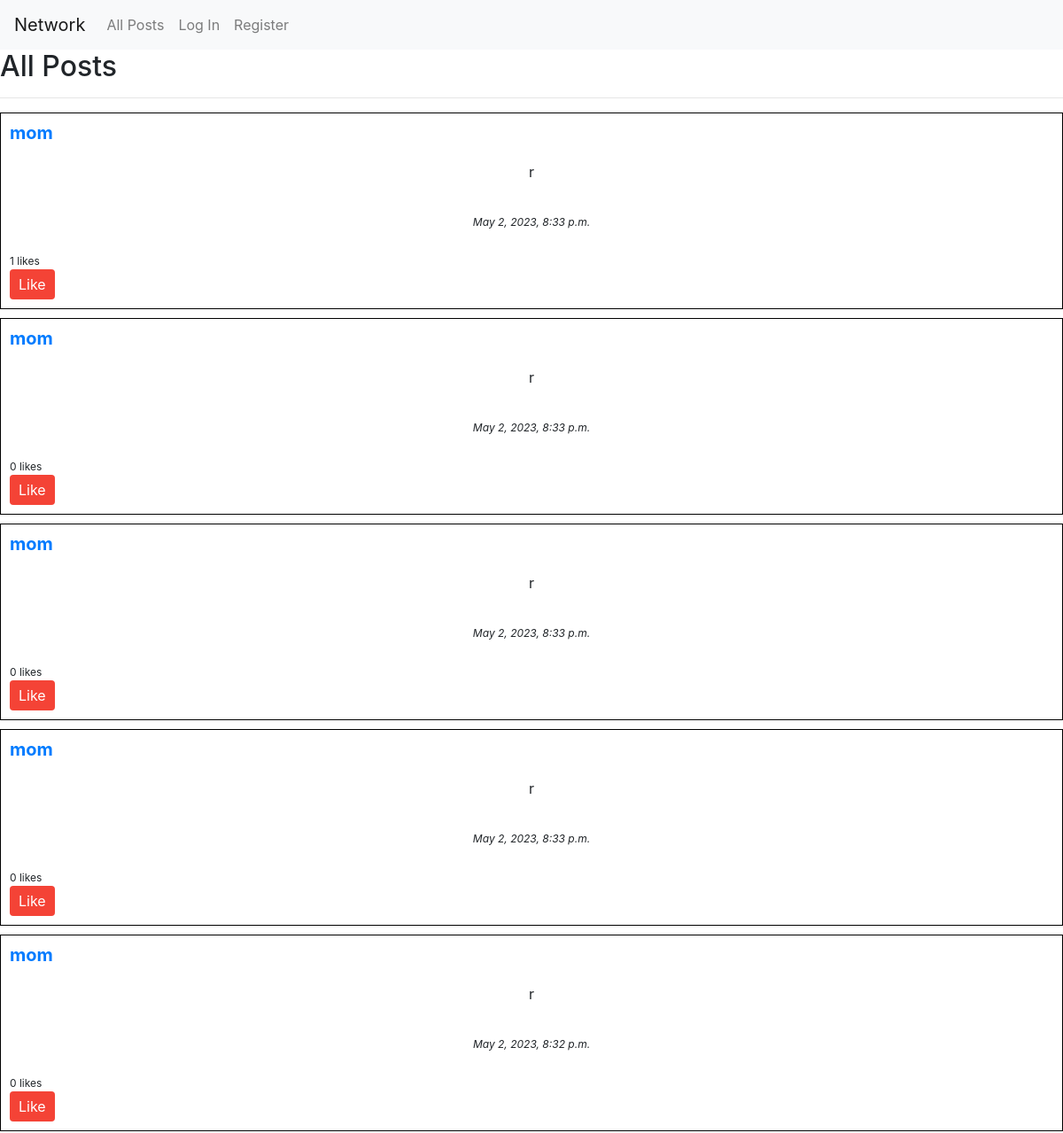
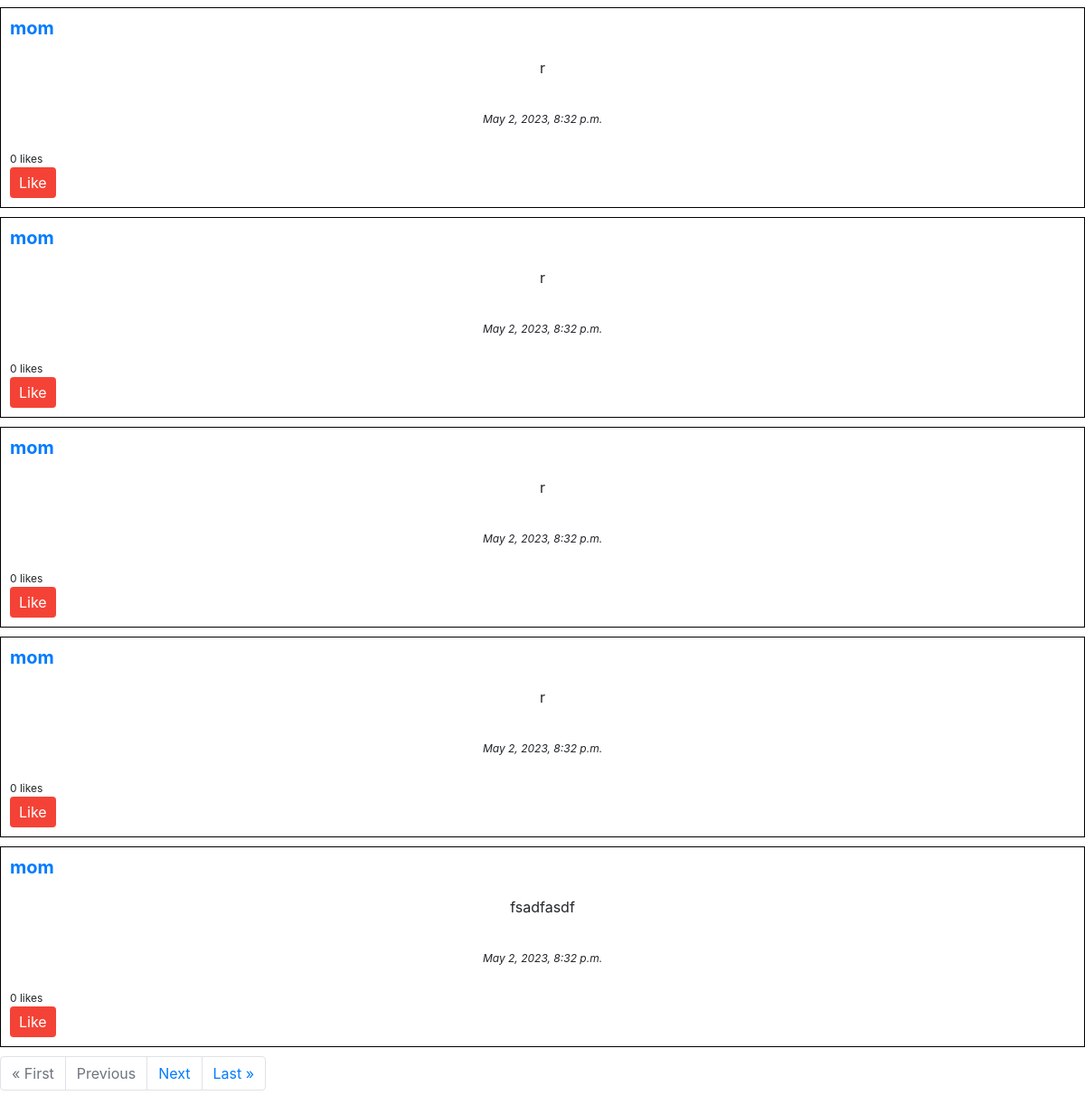
Before: / with the older database file (2 pictures, top to bottom).
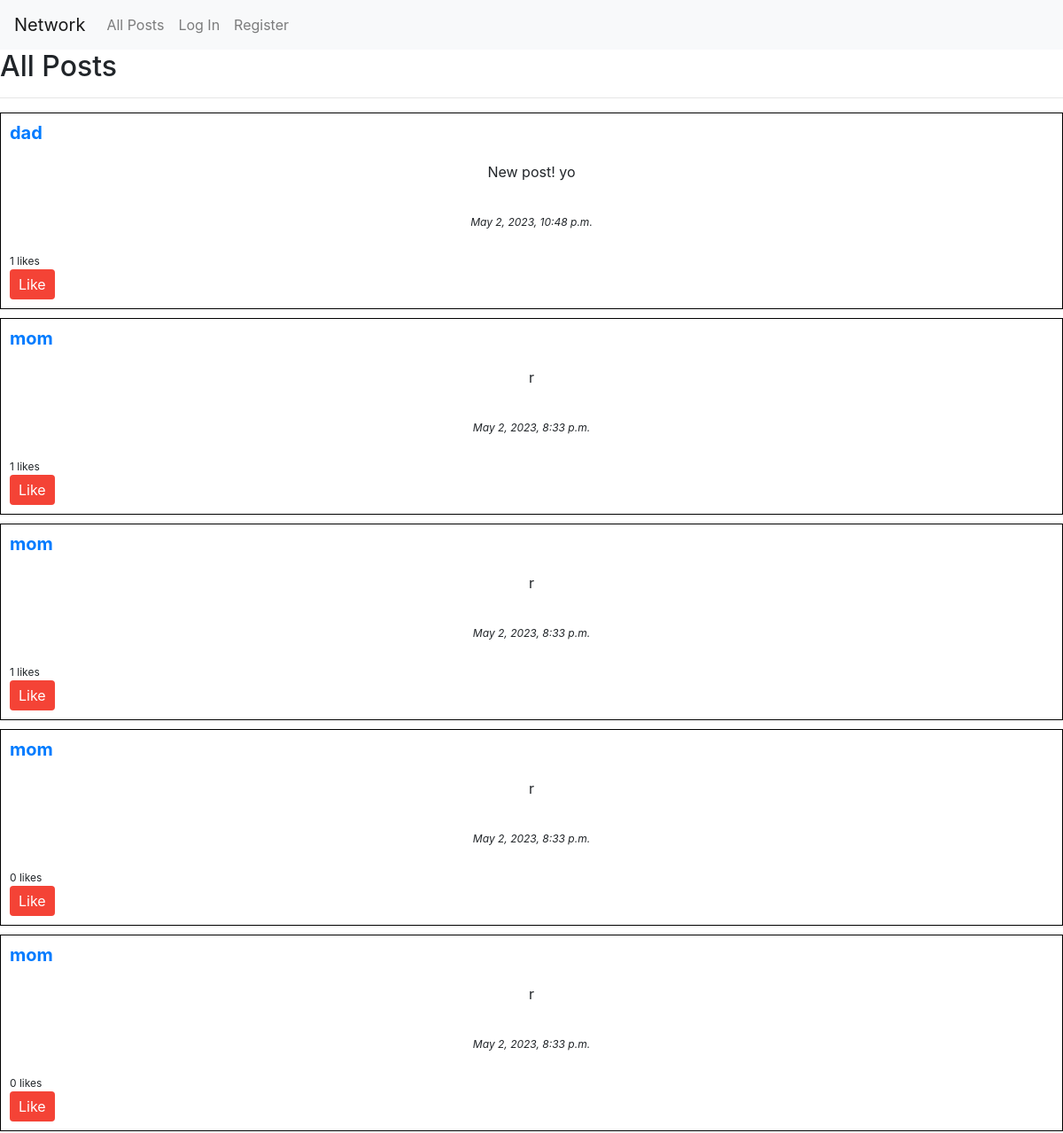
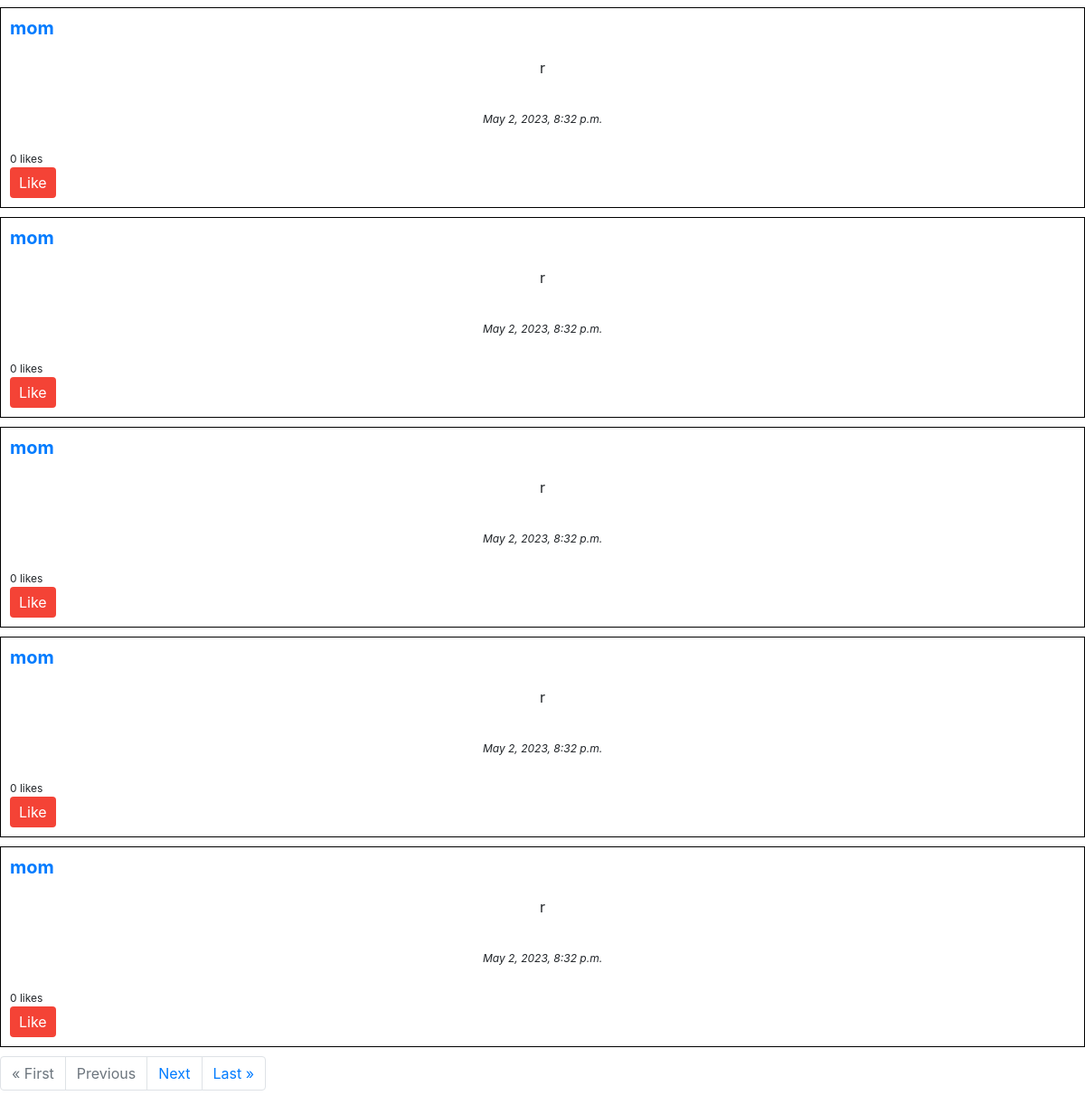
After: the same page with the newer database file (2 pictures, top to bottom).
### network/models.py (models this page shows, shortened)
class Post(models.Model):
    user = models.ForeignKey(User, on_delete=models.CASCADE)
    content = models.TextField()
    timestamp = models.DateTimeField(auto_now_add=True)
    likes = models.ManyToManyField(
        User, related_name='liked_posts', blank=True)

class User(AbstractUser):
    def save(self, *args, **kwargs):
        if not self.pk:
            super(User, self).save(*args, **kwargs)
            profile = Profile(user=self)  # Create a new Profile object
            profile.save()  # Save the Profile object
        else:
            super(User, self).save(*args, **kwargs)  # Save the user object

### network/views.py (the view)
# urls.py: path("", views.index, name="index"),
def index(request):
    if request.method == 'POST':
        form = NewPostForm(request.POST)
        if form.is_valid():
            post = form.save(commit=False)
            post.user = request.user
            post.save()
            return HttpResponseRedirect(reverse('index'))
    else:
        form = NewPostForm()
    posts = Post.objects.all().order_by('-timestamp')
    paginator = Paginator(posts, 10)
    page = request.GET.get('page')
    posts = paginator.get_page(page)
    return render(request, 'network/index.html', {'form': form, 'posts': posts})

### network/templates/network/index.html (shortened to what this page needs)
{% extends "network/layout.html" %} {% block body %}
<h2>All Posts</h2>
<hr />
 {% for post in posts %} {% include 'network/post.html' %} {% endfor %}
<nav aria-label="Page navigation">
  <ul class="pagination">
    {% if posts.has_previous %}
    <li class="page-item">
      <a class="page-link" href="?page=1">&laquo; First</a>
    </li>
    <li class="page-item">
      <a class="page-link" href="?page={{ posts.previous_page_number }}">Previous</a>
    </li>
    {% else %}
    <li class="page-item disabled">
      <a class="page-link" href="#">&laquo; First</a>
    </li>
    <li class="page-item disabled">
      <a class="page-link" href="#">Previous</a>
    </li>
    {% endif %} {% if posts.has_next %}
    <li class="page-item">
      <a class="page-link" href="?page={{ posts.next_page_number }}">Next</a>
    </li>
    <li class="page-item">
      <a class="page-link" href="?page={{ posts.paginator.num_pages }}">Last &raquo;</a>
    </li>
    {% endif %}
  </ul>
</nav>
{% endblock %}

### network/templates/network/post.html (shortened to what this page needs)
<div class="post" data-post-id="{{ post.id }}">
  <h3><a href="{% url 'profile' post.user.username %}">{{ post.user.username }}</a></h3>
  <p id="post-content">{{ post.content }}</p>
  <p class="post-date">{{ post.timestamp|date:"F j, Y, P" }}</p>
  <div class="post-likes"><span class="like-count">{{ post.likes.count }}</span> likes</div>
  <button class="btn btn-primary like-btn" data-post-id="{{ post.id }}">Like</button>
</div>

Changed rows visible on the page:
no longer on this page (row unchanged): Post: user.username "mom", content "fsadfasdf", timestamp "May 2, 2023, 8:32 p.m.", likes.count "0"
added Post: user.username "dad", content "New post! yo", timestamp "May 2, 2023, 10:48 p.m.", likes.count "1"
computed for Post (number 3 of 10 on the later page): likes.count "0" → "1"
